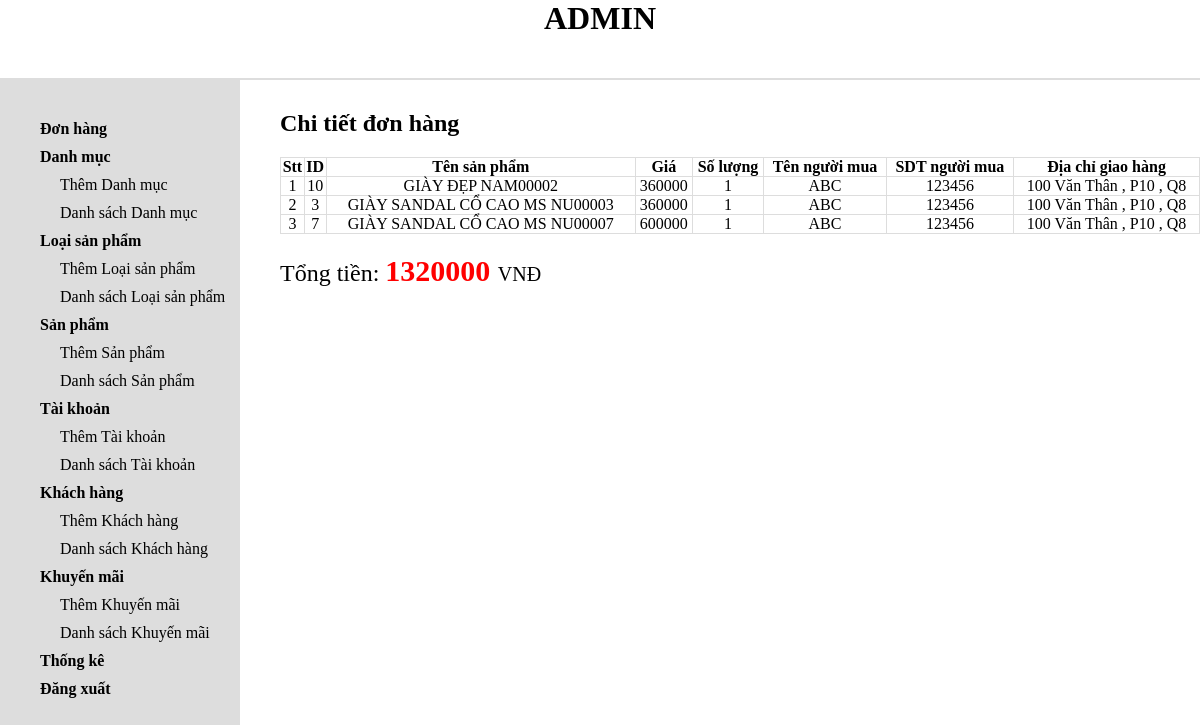
Screenshot of /admin/ctdonhang.php?dhid=2 with the database file from the repository.
### tables this page shows
CREATE TABLE `chitietdonhang` (
  `MaDonHang` int(11) NOT NULL,
  `MaSanPham` int(11) NOT NULL,
  `SoLuongMua` int(11) NOT NULL,
  `TriGia` float NOT NULL
);

CREATE TABLE `sanpham` (
  `MaSanPham` int(11) NOT NULL,
  `TenSanPham` varchar(255) NOT NULL,
  `Size` float NOT NULL,
  `Gia` float NOT NULL,
  `MoTaSanPham` varchar(255) NOT NULL,
  `AnhSanPham` varchar(255) NOT NULL,
  `AnhMoTa1` varchar(255) DEFAULT NULL,
  `AnhMoTa2` varchar(255) DEFAULT NULL,
  `AnhMoTa3` varchar(255) DEFAULT NULL,
  `MaDanhMuc` int(11) DEFAULT NULL,
  `MaKhuyenMai` varchar(255) DEFAULT NULL,
  `MaLoaiSP` int(11) DEFAULT NULL
);

CREATE TABLE `khuyenmai` (
  `MaKhuyenMai` varchar(255) NOT NULL,
  `PhanTramKM` int(11) NOT NULL
);

CREATE TABLE `donhang` (
  `MaDonHang` int(11) NOT NULL,
  `NgayLap` varchar(255) NOT NULL,
  `SoSanPham` int(11) NOT NULL,
  `TongTriGia` float NOT NULL,
  `TinhTrangGiao` varchar(255) NOT NULL,
  `HoTen` varchar(255) NOT NULL,
  `SDT` varchar(255) NOT NULL,
  `DiaChi` varchar(255) NOT NULL,
  `MaTK` int(11) NOT NULL
);

### admin/ctdonhang.php (the view, shortened to what this page needs)
<?php
include "header.php";
include "slider.php";
$con = ketnoi();
?>
<div class="admin-content-right">
    <div class="admin-content-right-cartegory_list">
        <h1>Chi tiết đơn hàng</h1>
        <table>
            <tr>
                <th>Stt</th>
                <th>ID</th>
                <th>Tên sản phẩm</th>
                <th>Giá</th>
                <th>Số lượng</th>
                <th>Tên người mua</th>
                <th>SDT người mua</th>
                <th>Địa chỉ giao hàng</th>
            </tr>
            <?php
                $TongTien = 0;
                $MaDonHang = $_GET['dhid'];
                $stt = 1;
                $Query = "SELECT * FROM donhang, chitietdonhang WHERE donhang.MaDonHang = '$MaDonHang' AND chitietdonhang.MaDonHang = '$MaDonHang'";
                $Result = mysqli_query($con,$Query) or die(mysqli_error($con));
                while ($kq = mysqli_fetch_assoc($Result))
                {
                    $Query01 = "SELECT * FROM sanpham WHERE MaSanPham = '$kq[MaSanPham]'";
                    $Result01 = mysqli_query($con,$Query01) or die(mysqli_error($con));
                    $kq01 = mysqli_fetch_assoc($Result01);
                    if ($kq01['MaKhuyenMai'] == NULL)
                    {
                        $Gia = $kq01['Gia'] * $kq['SoLuongMua'];;
                        $TongTien += $Gia;
                    }
                    else
                    {
                        $Query02 = "SELECT * FROM khuyenmai WHERE MaKhuyenMai='$kq01[MaKhuyenMai]'";
                        $Result02 = mysqli_query($con,$Query02) or die(mysqli_error($con));
                        $kq02 = mysqli_fetch_assoc($Result02);
                        $Gia = ($kq01['Gia'] - ($kq01['Gia'] * ($kq02['PhanTramKM']/100))) * $kq['SoLuongMua'];
                        $TongTien += $Gia;
                    }
                    ?>
                    <tr>
                        <td><?php echo $stt; ?></td>
                        <td><?php echo $kq['MaSanPham']; ?></td>
                        <td><?php echo $kq01['TenSanPham']; ?></td>
                        <td><?php echo $Gia; ?></td>
                        <td><?php echo $kq['SoLuongMua']; ?></td>
                        <td><?php echo $kq['HoTen']; ?></td>
                        <td><?php echo $kq['SDT']; ?></td>
                        <td><?php echo $kq['DiaChi']; ?></td>
                    </tr>
                    <?php
                    $stt++;
                }
            ?>
        </table>
        <h1 style="margin-top:20px;font-weight:normal">Tổng tiền:
                <label style="color:red; font-weight:bold; font-size:30px"><?php echo $TongTien; ?>
                    <span style="font-weight:normal;font-size:20px">VNĐ</span>
                </label>
        </h1>
    </div>
</div>
</section>
</body>
</html>

### admin/style.css (style rules this page uses)
* { margin:0; padding:0; box-sizing: border-box; color:black; outline:none; }
.admin-content-right { width:80%; padding:30px 0 0 40px; }
.admin-content-right-cartegory_list table { width:100%; text-align: center; margin-top: 20px; }
.admin-content-right-cartegory_list table tr th,td { border:1px solid #dddddd; }
table { border-collapse: collapse; }

### rows the page displays
chitietdonhang: MaSanPham "10", MaSanPham.TenSanPham "GIÀY ĐẸP NAM00002", Gia "360000", SoLuongMua "1", MaDonHang.HoTen "ABC", MaDonHang.SDT "123456", MaDonHang.DiaChi "100 Văn Thân , P10 , Q8"
chitietdonhang: MaSanPham "3", MaSanPham.TenSanPham "GIÀY SANDAL CỔ CAO MS NU00003", Gia "360000", SoLuongMua "1", MaDonHang.HoTen "ABC", MaDonHang.SDT "123456", MaDonHang.DiaChi "100 Văn Thân , P10 , Q8"
chitietdonhang: MaSanPham "7", MaSanPham.TenSanPham "GIÀY SANDAL CỔ CAO MS NU00007", MaSanPham.Gia "600000", SoLuongMua "1", MaDonHang.HoTen "ABC", MaDonHang.SDT "123456", MaDonHang.DiaChi "100 Văn Thân , P10 , Q8"

### other values shown
$TongTien "1320000"
